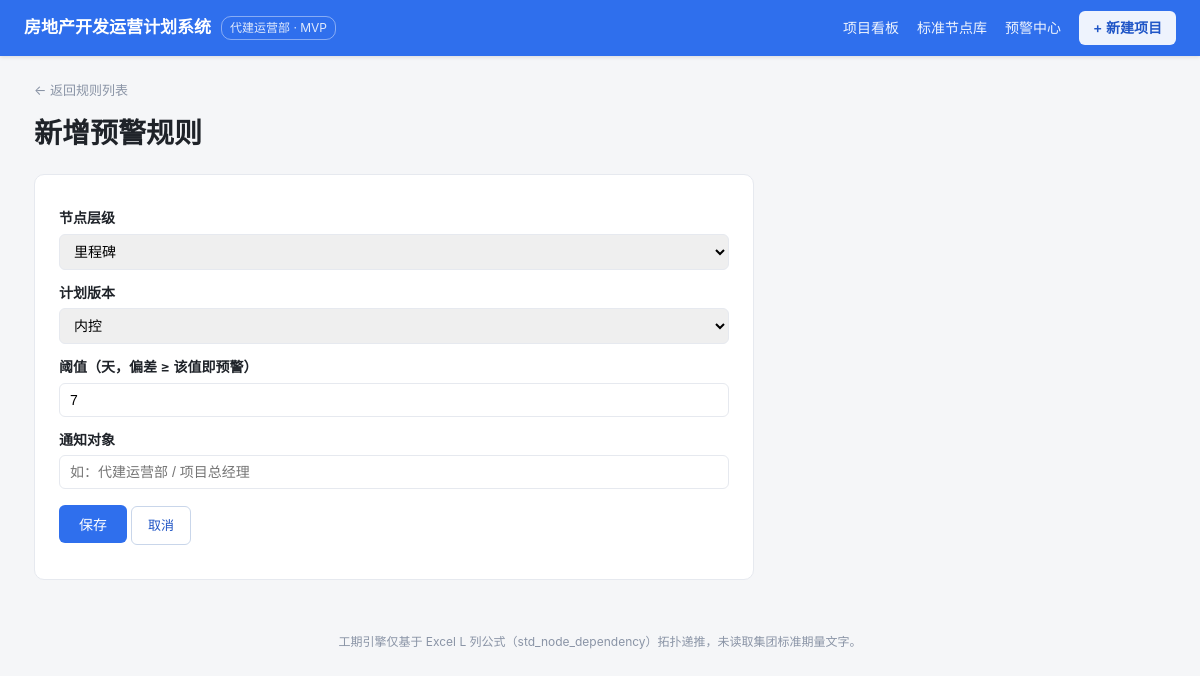
The page /alert-rule/2/edit on the database as committed earlier.
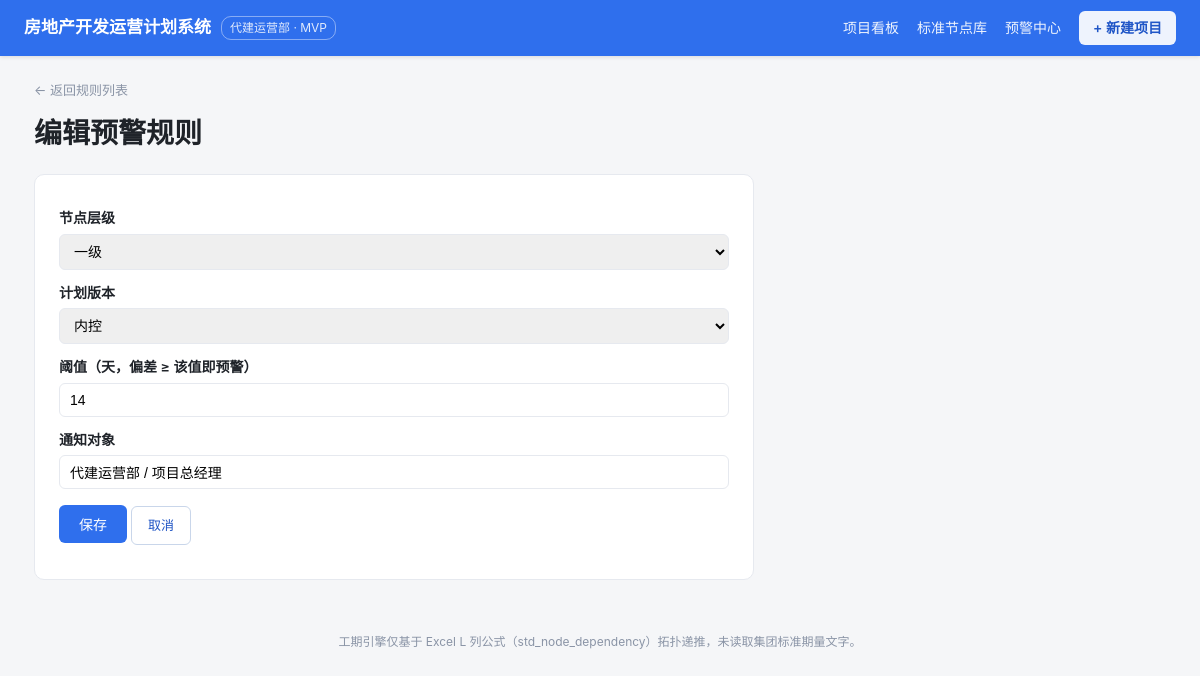
The same page on the database as committed later.
### tables this page shows
CREATE TABLE "alert_rule" ("id" INTEGER PRIMARY KEY, "level" TEXT, "plan_type" TEXT, "threshold_days" INTEGER, "notify_target" TEXT);

### app/app.py (the view, shortened to what this page needs)
@app.route("/alert-rule/new", methods=["GET", "POST"])
@app.route("/alert-rule/<int:rid>/edit", methods=["GET", "POST"])
def alert_rule_edit(rid=None):
    con = db(); cur = con.cursor()
    rule = None
    if rid:
        cur.execute("SELECT id,level,plan_type,threshold_days,notify_target FROM alert_rule WHERE id=?", (rid,))
        rule = cur.fetchone()
    cur.close(); con.close()
    return render_template("alert_rule_form.html", rule=rule, levels=LEVELS, plan_types=PLAN_TYPES)

### app/app.py (called while the page is built)
def db():
    return get_conn()

### db/dbconn.py (called while the page is built, shortened)
def _dict_factory(cursor, row):
    return {col[0]: row[i] for i, col in enumerate(cursor.description)}

def get_conn():
    con = sqlite3.connect(SQLITE_PATH, check_same_thread=False)
    con.row_factory = _dict_factory
    con.execute("PRAGMA journal_mode=DELETE")
    con.execute("PRAGMA busy_timeout=5000")
    return con

### app/templates/alert_rule_form.html (shortened to what this page needs)
<meta charset="UTF-8">{% extends "base.html" %}
{% block content %}
<a class="back" href="{{ url_for('alert_rules') }}">← 返回规则列表</a>
<h1 style="margin-top:10px">{% if rule %}编辑预警规则{% else %}新增预警规则{% endif %}</h1>
<div class="form-box">
  <form method="post">
    <label>节点层级</label>
    <select name="level" required>
      {% for lv in levels %}<option value="{{ lv }}" {% if rule and rule.level==lv %}selected{% endif %}>{{ lv }}</option>{% endfor %}
    </select>
    <label>计划版本</label>
    <select name="plan_type" required>
      {% for pt in plan_types %}<option value="{{ pt }}" {% if rule and rule.plan_type==pt %}selected{% endif %}>{{ pt }}</option>{% endfor %}
    </select>
    <label>阈值（天，偏差 ≥ 该值即预警）</label>
    <input type="number" name="threshold_days" min="0" step="1" value="{{ rule.threshold_days if rule else 7 }}" required>
    <label>通知对象</label>
    <input type="text" name="notify_target" value="{{ rule.notify_target or '' }}" placeholder="如：代建运营部 / 项目总经理">
    <button class="btn" type="submit">保存</button>
    <a class="btn-ghost" href="{{ url_for('alert_rules') }}">取消</a>
  </form>
</div>
{% endblock %}

Rows that differ between the two databases and show on the page:
added alert_rule: level "一级", plan_type "内控", threshold_days "14", notify_target "代建运营部 / 项目总经理"
Other text that changed with them:
form field level: "里程碑" → (not shown)
form field plan_type: "内控" → (not shown)
form field threshold_days: "7" → (not shown)
text no longer shown: "新增预警规则"
text now shown: "编辑预警规则"
